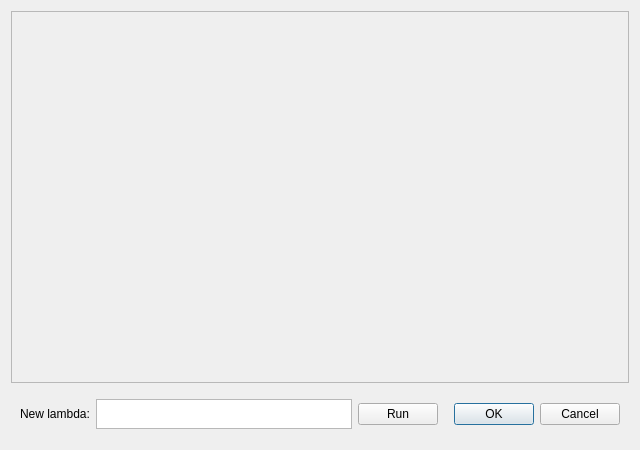
<?xml version="1.0" encoding="UTF-8"?>
<ui version="4.0">
 <class>Plot2D</class>
 <widget class="QDialog" name="Plot2D">
  <property name="geometry">
   <rect>
    <x>0</x>
    <y>0</y>
    <width>640</width>
    <height>450</height>
   </rect>
  </property>
  <property name="windowTitle">
   <string>Dialog</string>
  </property>
  <layout class="QVBoxLayout" name="verticalLayout">
   <item>
    <widget class="QFrame" name="frame">
     <property name="sizePolicy">
      <sizepolicy hsizetype="Expanding" vsizetype="Expanding">
       <horstretch>0</horstretch>
       <verstretch>0</verstretch>
      </sizepolicy>
     </property>
     <property name="minimumSize">
      <size>
       <width>0</width>
       <height>0</height>
      </size>
     </property>
     <property name="frameShape">
      <enum>QFrame::StyledPanel</enum>
     </property>
     <property name="frameShadow">
      <enum>QFrame::Raised</enum>
     </property>
     <layout class="QVBoxLayout" name="verticalLayout_2">
      <item>
       <widget class="QCustomPlot" name="customPlot" native="true"/>
      </item>
     </layout>
    </widget>
   </item>
   <item>
    <widget class="QFrame" name="framebutton">
     <property name="maximumSize">
      <size>
       <width>16777215</width>
       <height>50</height>
      </size>
     </property>
     <property name="frameShape">
      <enum>QFrame::NoFrame</enum>
     </property>
     <property name="frameShadow">
      <enum>QFrame::Raised</enum>
     </property>
     <layout class="QHBoxLayout" name="horizontalLayout">
      <item>
       <widget class="QLabel" name="label">
        <property name="text">
         <string>New lambda:</string>
        </property>
       </widget>
      </item>
      <item>
       <widget class="QTextEdit" name="textEdit">
        <property name="maximumSize">
         <size>
          <width>16777215</width>
          <height>30</height>
         </size>
        </property>
       </widget>
      </item>
      <item>
       <widget class="QPushButton" name="pushButton">
        <property name="text">
         <string>Run</string>
        </property>
       </widget>
      </item>
      <item>
       <widget class="QDialogButtonBox" name="buttonBox">
        <property name="orientation">
         <enum>Qt::Horizontal</enum>
        </property>
        <property name="standardButtons">
         <set>QDialogButtonBox::Cancel|QDialogButtonBox::Ok</set>
        </property>
       </widget>
      </item>
     </layout>
    </widget>
   </item>
  </layout>
 </widget>
 <customwidgets>
  <customwidget>
   <class>QCustomPlot</class>
   <extends>QWidget</extends>
   <header>qcustomplot.h</header>
   <container>1</container>
  </customwidget>
 </customwidgets>
 <resources/>
 <connections>
  <connection>
   <sender>buttonBox</sender>
   <signal>accepted()</signal>
   <receiver>Plot2D</receiver>
   <slot>accept()</slot>
   <hints>
    <hint type="sourcelabel">
     <x>248</x>
     <y>254</y>
    </hint>
    <hint type="destinationlabel">
     <x>157</x>
     <y>274</y>
    </hint>
   </hints>
  </connection>
  <connection>
   <sender>buttonBox</sender>
   <signal>rejected()</signal>
   <receiver>Plot2D</receiver>
   <slot>reject()</slot>
   <hints>
    <hint type="sourcelabel">
     <x>316</x>
     <y>260</y>
    </hint>
    <hint type="destinationlabel">
     <x>286</x>
     <y>274</y>
    </hint>
   </hints>
  </connection>
 </connections>
</ui>
